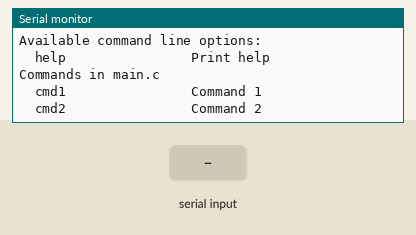
Recording of a sketch running on a simulated Arduino Uno, built with avr-gcc and run on an emulated ATmega328P. On the bench: the last lines printed to the serial monitor. The test bench sets the inputs (shaded band).

Above: at 1.2 s.
1.3 s: "1\n" received over Serial
At 1.8 s:
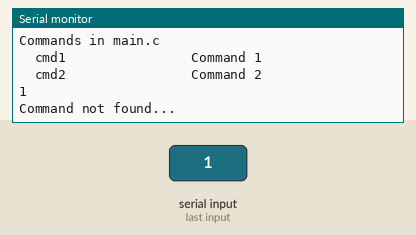
2.8 s: "0\n" received over Serial
At 4.1 s:
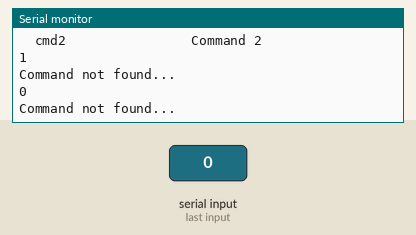

The sketch:

CommandLineTest.ino
```cpp
// (licence header left out)
#include "iocommandline.h"
#include "stdio.h"

//command prototype section
static void _Cmd1(char_t* args[], uint8_t argv);
static void _Cmd2(char_t* args[], uint8_t argv);

//command list
#define COMMAND_COUNT (sizeof(astcCommands) / sizeof(astcCommands[0]))
static stc_iocommandline_item_t astcCommands[] = {
    {NULL,"","Commands in main.c"},
    {_Cmd1,"cmd1","Command 1"},
    {_Cmd2,"cmd2","Command 2"},
};

//command 1 implementation
static void _Cmd1(char_t* args[], uint8_t argv)
{
    Serial.write("Command1\r\n");
}

//command 2 implementation
static void _Cmd2(char_t* args[], uint8_t argv)
{
    Serial.write("Command2\r\n");
}

//serial write implementation
void serialWrite(uint8_t c)
{
    Serial.write(c);
}

void setup() {
  // put your setup code here, to run once:
  Serial.begin(9600);
  IoCommandLine_Init(serialWrite);
  IoCommandLine_AddCommands(astcCommands, COMMAND_COUNT);
  IoCommandLine_AddString("help\r");
}

void loop() {
  // put your main code here, to run repeatedly:
  IoCommandLine_Update();
}

//receive event implementation
void serialEvent() {
  while (Serial.available()) {
    // get the new byte:
    char inChar = (char)Serial.read();
    IoCommandLine_AddChar(inChar);
    Serial.write(inChar);
    if (inChar == '\r') Serial.write('\n');
  }
}
```

base_types.h
```cpp
/******************************************************************************/
/** \file base_types.h
 **
 ** Additional base type definitions to stddef.h and stdint.h
 **
 ** History:
 **   - 2016-02-06  First Version
 **
 *****************************************************************************/

#ifndef __BASE_TYPES_H__
#define __BASE_TYPES_H__

/*****************************************************************************/
/* Include files                                                             */
/*****************************************************************************/
#include <stddef.h>
#include "stdint.h"

/*****************************************************************************/
/* Global pre-processor symbols/macros ('#define')                           */
/*****************************************************************************/
#ifndef TRUE
  /** Value is true (boolean_t type) */
  #define TRUE        ((boolean_t) 1)
#endif

#ifndef FALSE
  /** Value is false (boolean_t type) */
  #define FALSE       ((boolean_t) 0)
#endif

/** Returns the minimum value out of two values */
#define MIN( X, Y )  ((X) < (Y) ? (X) : (Y))

/** Returns the maximum value out of two values */
#define MAX( X, Y )  ((X) > (Y) ? (X) : (Y))

/** Returns the dimension of an array */
#define DIM( X )  (sizeof(X) / sizeof(X[0]))

/******************************************************************************
 * Global type definitions
 ******************************************************************************/

/** logical datatype (only values are TRUE and FALSE) */
typedef uint8_t      boolean_t;

/** single precision floating point number (4 byte) */
typedef float        float32_t;

/** double precision floating point number (8 byte) */
typedef double       float64_t;

/** ASCCI character for string generation (8 bit) */
typedef char         char_t;

/** function pointer type to void/void function */
typedef void         (*func_ptr_t)(void);

/** function pointer type to void/uint8_t function */
typedef void         (*func_ptr_arg1_t)(uint8_t);

/** generic error codes */
typedef enum en_result
{
    Ok                          = 0,  ///< No error
    Error                       = 1,  ///< Non-specific error code
    ErrorAddressAlignment       = 2,  ///< Address alignment does not match
    ErrorAccessRights           = 3,  ///< Wrong mode (e.g. user/system) mode is set
    ErrorInvalidParameter       = 4,  ///< Provided parameter is not valid
    ErrorOperationInProgress    = 5,  ///< A conflicting or requested operation is still in progress
    ErrorInvalidMode            = 6,  ///< Operation not allowed in current mode
    ErrorUninitialized          = 7,  ///< Module (or part of it) was not initialized properly
    ErrorBufferFull             = 8,  ///< Circular buffer can not be written because the buffer is full
    ErrorTimeout                = 9,  ///< Time Out error occurred (e.g. I2C arbitration lost, Flash time-out, etc.)
    ErrorNotReady               = 10, ///< A requested final state is not reached
    OperationInProgress         = 11  ///< Indicator for operation in progress (e.g. ADC conversion not finished, DMA channel used, etc.)
} en_result_t;


/*****************************************************************************/
/* Global variable declarations ('extern', definition in C source)           */
/*****************************************************************************/

/*****************************************************************************/
/* Global function prototypes ('extern', definition in C source)             */
/*****************************************************************************/

#endif /* __BASE_TYPES_H__ */

/******************************************************************************/
/* EOF (not truncated)                                                        */
/******************************************************************************/
```

ioCommandLine.c
```cpp
// (licence header left out)
#include "ioCommandLine.h"

#if IOCOMMANDLINE_MAXBUFFER > 0
static uint8_t au8InternBuffer[IOCOMMANDLINE_MAXBUFFER];
static volatile uint16_t u16CurrentPos;
#endif

static stc_iocommandline_item_t* pRoot = NULL;
static pfn_iocommandline_putchar_t myPutChar = NULL;

static void _CmdHelp(char_t* args[], uint8_t argv);


#define COMMAND_COUNT 1
static stc_iocommandline_item_t astcCommands[] = {{_CmdHelp,"help","Print help"}};

static void myPutString(char_t* pcString);


static void _CmdHelp(char_t* args[], uint8_t argv)
{
    stc_iocommandline_item_t* pCurrent = pRoot;
    uint8_t i;
    myPutString("\r\n");
    myPutString("\r\n");
    myPutString("Available command line options:\r\n");
    while(pCurrent != NULL)
    {
            if ((NULL == pCurrent->pcCommand) || (NULL == pCurrent->pfnCallback))
            {
                myPutString("\r\n");
                myPutString(pCurrent->pcHelpText);
                myPutString("\r\n");
            }
            else
            {
                myPutString("  ");
                myPutString(pCurrent->pcCommand);
                for(i = strlen(pCurrent->pcCommand);i < 20;i++)
                {
                    myPutString(" ");
                }
                myPutString(pCurrent->pcHelpText);
                myPutString("\r\n");
            }
        pCurrent = pCurrent->nextListItm;
    }
    myPutString("\r\n");
    myPutString("\r\n");
}

static void myPutString(char_t* pcString)
{
    if (myPutChar == NULL) return;
    while(*pcString != '\0')
    {
        myPutChar(*pcString);
        pcString++;
    }
}

void IoCommandLine_Init(pfn_iocommandline_putchar_t pfnPutChar)
{
    memset(au8InternBuffer,0,IOCOMMANDLINE_MAXBUFFER);
    myPutChar = pfnPutChar;
    IoCommandLine_AddCommands(astcCommands,COMMAND_COUNT);

}

void IoCommandLine_AddCommands(stc_iocommandline_item_t apfnCommands[], uint8_t u8CommandCount)
{
    uint8_t i;
    stc_iocommandline_item_t* pLastItem = pRoot;
    if (pRoot != NULL)
    {
        while(pLastItem->nextListItm != NULL)
        {
            pLastItem = pLastItem->nextListItm;
        }
    }
    for(i = 0;i <u8CommandCount;i++)
    {
        if (pRoot == NULL)
        {
            pRoot = &apfnCommands[i];
            pLastItem = pRoot;
            apfnCommands[i].nextListItm = NULL;
        }
        else
        {
            pLastItem->nextListItm = &apfnCommands[i];
            pLastItem = pLastItem->nextListItm;
        }
    }
}

void IoCommandLine_Execute(char_t *pcString)
{
    char_t* pcTmp = pcString;
    while(*pcTmp != '\0')
    {
        if (*pcTmp == ' ')
        {
            *pcTmp = '\0';
            pcTmp++;
            IoCommandLine_ExecuteCommand(pcString,pcTmp);
            return;
        }
        pcTmp++;
    }
    IoCommandLine_ExecuteCommand(pcString,NULL);
}

void IoCommandLine_ExecuteCommand(char_t* pcCommand,char_t* pcArgumentString)
{
    char_t* args[IOCOMMANDLINE_MAXCMDARGS];
    volatile uint8_t argv = 0;
    char_t* pcTmp = pcArgumentString;
    if (pcArgumentString != NULL)
    {
      while(*pcTmp != '\0')
      {
        if (*pcTmp != ' ')
        {
            args[argv] = pcTmp;
            argv++;
            while(*pcTmp != '\0')
            {
                if (*pcTmp == ' ')
                {
                    *pcTmp = '\0';
                    pcTmp++;
                    break;
                }
                pcTmp++;
            }
        }
        else
        {
            pcTmp++;
        }
      }
    }
    IoCommandLine_ExecuteCommandArgs(pcCommand,args,argv);
}

void IoCommandLine_ExecuteCommandArgs(char_t* pcCommand,char_t* args[],uint8_t argv)
{
    uint8_t i;
    stc_iocommandline_item_t* pCurrent = pRoot;
    while(pCurrent != NULL)
    {
        if (strcmp(pcCommand,pCurrent->pcCommand) == 0)
        {
            if (pCurrent->pfnCallback != NULL)
            {
                pCurrent->pfnCallback(args,argv);
                return;
            }
        }
        pCurrent = pCurrent->nextListItm;
    }
    myPutString("Command not found...\r\n");
}

void IoCommandLine_Update(void)
{
    static uint16_t u16LastCheck = 0;
    if (u16LastCheck != u16CurrentPos)
    {
        for(;u16LastCheck <= u16CurrentPos;u16LastCheck++)
        {
            if ((au8InternBuffer[u16LastCheck] == '\r') || (au8InternBuffer[u16LastCheck] == '\n') ||(u16LastCheck == IOCOMMANDLINE_MAXBUFFER))
            {
                au8InternBuffer[u16LastCheck] = '\0';
                IoCommandLine_Execute((char_t*)&au8InternBuffer[0]);
                memcpy(&au8InternBuffer[0],&au8InternBuffer[u16LastCheck],(IOCOMMANDLINE_MAXBUFFER - u16LastCheck));
                u16LastCheck = 0;
                u16CurrentPos = 0;

            }
            if (au8InternBuffer[u16LastCheck] == 0) break;
        }
    }
}

#if IOCOMMANDLINE_MAXBUFFER > 0
void IoCommandLine_AddChar(char_t cChar)
{
    if ((cChar == '\b') && (u16CurrentPos > 0))
    {
        u16CurrentPos--;
    }

    if (u16CurrentPos < (IOCOMMANDLINE_MAXBUFFER - 1))
    {
        au8InternBuffer[u16CurrentPos] = cChar;
        au8InternBuffer[u16CurrentPos+1] = '\0';
        u16CurrentPos++;
    }
}
void IoCommandLine_AddString(char_t* pcChar)
{
    while(*pcChar != '\0')
    {
        IoCommandLine_AddChar(*pcChar);
        pcChar++;
    }
}
#endif
```

ioCommandLine.h
```cpp
// (licence header left out)
#ifndef ioCommandLine_h
#define ioCommandLine_h

#include "string.h"
#include <stdio.h>
#include "base_types.h"

#define IOCOMMANDLINE_MAXBUFFER  512
#define IOCOMMANDLINE_MAXCMDARGS   5

typedef void (*pfn_iocommandline_callback_t)(char_t* args[], uint8_t argv);

typedef int (*pfn_iocommandline_putchar_t)(char_t c);

struct stc_iocommandline_item;

typedef struct stc_iocommandline_item
{
    pfn_iocommandline_callback_t pfnCallback;
    char_t* pcCommand;
    char_t* pcHelpText;
    struct stc_iocommandline_item* nextListItm;

} stc_iocommandline_item_t;

void IoCommandLine_Init(pfn_iocommandline_putchar_t pfnPutChar);
void IoCommandLine_AddCommands(stc_iocommandline_item_t apfnCommands[], uint8_t u8CommandCount);
void IoCommandLine_Execute(char_t *pcString);
void IoCommandLine_ExecuteCommand(char_t* pcCommand,char_t* pcArgumentString);
void IoCommandLine_ExecuteCommandArgs(char_t* pcCommand,char_t* args[],uint8_t argv);
void IoCommandLine_Update(void);
#if IOCOMMANDLINE_MAXBUFFER > 0
void IoCommandLine_AddChar(char_t cChar);
void IoCommandLine_AddString(char_t* pcChar);
#endif

#endif /* ioCommandLine_h */
```

Measured:
- after the input at 1.3 s, the serial monitor: prints a new line at once (image 1)
- after the input at 2.8 s, the serial monitor: prints a new line at once (image 2)
